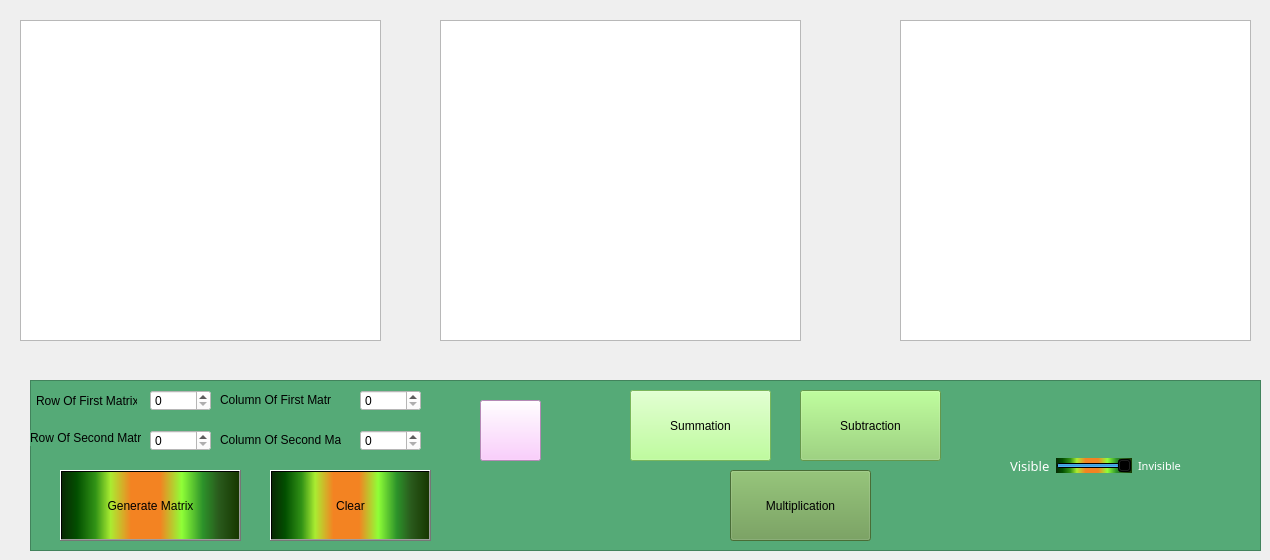
    <widget class="QWidget" name="page_6">
     <property name="styleSheet">
      <string notr="true">#page_6{
border-image: url(:/hw/icons/4884841.jpg);
}</string>
     </property>
     <widget class="QTableWidget" name="tableWidget">
      <property name="geometry">
       <rect>
        <x>20</x>
        <y>20</y>
        <width>361</width>
        <height>321</height>
       </rect>
      </property>
     </widget>
     <widget class="QTableWidget" name="tableWidget_2">
      <property name="geometry">
       <rect>
        <x>440</x>
        <y>20</y>
        <width>361</width>
        <height>321</height>
       </rect>
      </property>
     </widget>
     <widget class="QFrame" name="frame_11">
      <property name="geometry">
       <rect>
        <x>30</x>
        <y>380</y>
        <width>1231</width>
        <height>171</height>
       </rect>
      </property>
      <property name="styleSheet">
       <string notr="true">background-color: rgb(85, 170, 119);</string>
      </property>
      <property name="frameShape">
       <enum>QFrame::StyledPanel</enum>
      </property>
      <property name="frameShadow">
       <enum>QFrame::Raised</enum>
      </property>
      <widget class="QSpinBox" name="spinBox_7">
       <property name="geometry">
        <rect>
         <x>120</x>
         <y>10</y>
         <width>61</width>
         <height>21</height>
        </rect>
       </property>
       <property name="styleSheet">
        <string notr="true">background-color: rgb(255, 255, 255);</string>
       </property>
      </widget>
      <widget class="QSpinBox" name="spinBox_8">
       <property name="geometry">
        <rect>
         <x>330</x>
         <y>10</y>
         <width>61</width>
         <height>21</height>
        </rect>
       </property>
       <property name="styleSheet">
        <string notr="true">background-color: rgb(255, 255, 255);</string>
       </property>
      </widget>
      <widget class="QSpinBox" name="spinBox_9">
       <property name="geometry">
        <rect>
         <x>120</x>
         <y>50</y>
         <width>61</width>
         <height>21</height>
        </rect>
       </property>
       <property name="styleSheet">
        <string notr="true">background-color: rgb(255, 255, 255);</string>
       </property>
      </widget>
      <widget class="QSpinBox" name="spinBox_10">
       <property name="geometry">
        <rect>
         <x>330</x>
         <y>50</y>
         <width>61</width>
         <height>21</height>
        </rect>
       </property>
       <property name="styleSheet">
        <string notr="true">background-color: rgb(255, 255, 255);</string>
       </property>
      </widget>
      <widget class="QPushButton" name="pushButton_12">
       <property name="geometry">
        <rect>
         <x>30</x>
         <y>90</y>
         <width>181</width>
         <height>71</height>
        </rect>
       </property>
       <property name="styleSheet">
        <string notr="true">background-color: qlineargradient(spread:pad, x1:0, y1:0, x2:1, y2:0, stop:0 rgba(9, 41, 4, 255), stop:0.085 rgba(2, 79, 0, 255), stop:0.19 rgba(50, 147, 22, 255), stop:0.275 rgba(170, 236, 49, 255), stop:0.39 rgba(243, 131, 34, 255), stop:0.555 rgba(243, 131, 34, 255), stop:0.676136 rgba(143, 255, 55, 255), stop:0.795455 rgba(44, 146, 42, 255), stop:0.885 rgba(42, 90, 28, 255), stop:1 rgba(22, 55, 0, 255));
font: 87 10pt &quot;Arial Black&quot;;</string>
       </property>
       <property name="text">
        <string>Generate Matrix</string>
       </property>
      </widget>
      <widget class="QLabel" name="label_43">
       <property name="geometry">
        <rect>
         <x>6</x>
         <y>10</y>
         <width>101</width>
         <height>21</height>
        </rect>
       </property>
       <property name="text">
        <string>Row Of First Matrix</string>
       </property>
      </widget>
      <widget class="QLabel" name="label_44">
       <property name="geometry">
        <rect>
         <x>0</x>
         <y>50</y>
         <width>111</width>
         <height>16</height>
        </rect>
       </property>
       <property name="text">
        <string>Row Of Second Matrix:</string>
       </property>
      </widget>
      <widget class="QLabel" name="label_45">
       <property name="geometry">
        <rect>
         <x>190</x>
         <y>10</y>
         <width>111</width>
         <height>20</height>
        </rect>
       </property>
       <property name="text">
        <string>Column Of First Matrix:</string>
       </property>
      </widget>
      <widget class="QLabel" name="label_46">
       <property name="geometry">
        <rect>
         <x>190</x>
         <y>50</y>
         <width>121</width>
         <height>20</height>
        </rect>
       </property>
       <property name="text">
        <string>Column Of Second Matrix:</string>
       </property>
      </widget>
      <widget class="QPushButton" name="pushButton_13">
       <property name="geometry">
        <rect>
         <x>600</x>
         <y>10</y>
         <width>141</width>
         <height>71</height>
        </rect>
       </property>
       <property name="styleSheet">
        <string notr="true">background-color: rgb(170, 255, 127);
font: 87 10pt &quot;Arial Black&quot;;</string>
       </property>
       <property name="text">
        <string>Summation</string>
       </property>
      </widget>
      <widget class="QPushButton" name="pushButton_15">
       <property name="geometry">
        <rect>
         <x>700</x>
         <y>90</y>
         <width>141</width>
         <height>71</height>
        </rect>
       </property>
       <property name="styleSheet">
        <string notr="true">background-color: rgb(102, 152, 75);
font: 87 10pt &quot;Arial Black&quot;;</string>
       </property>
       <property name="text">
        <string>Multiplication</string>
       </property>
      </widget>
      <widget class="QPushButton" name="pushButton_14">
       <property name="geometry">
        <rect>
         <x>770</x>
         <y>10</y>
         <width>141</width>
         <height>71</height>
        </rect>
       </property>
       <property name="styleSheet">
        <string notr="true">background-color: rgb(142, 211, 105);
font: 87 10pt &quot;Arial Black&quot;;</string>
       </property>
       <property name="text">
        <string>Subtraction</string>
       </property>
      </widget>
      <widget class="QWidget" name="horizontalLayoutWidget_5">
       <property name="geometry">
        <rect>
         <x>980</x>
         <y>40</y>
         <width>171</width>
         <height>91</height>
        </rect>
       </property>
       <layout class="QHBoxLayout" name="horizontalLayout_5">
        <item>
         <widget class="QLabel" name="label_47">
          <property name="font">
           <font>
            <family>Arial Black</family>
            <pointsize>10</pointsize>
            <weight>10</weight>
            <italic>false</italic>
            <bold>false</bold>
           </font>
          </property>
          <property name="styleSheet">
           <string notr="true">color: rgb(255, 255, 255);
font: 87 10pt &quot;Arial Black&quot;;</string>
          </property>
          <property name="text">
           <string>Visible</string>
          </property>
         </widget>
        </item>
        <item>
         <widget class="QSlider" name="horizontalSlider_5">
          <property name="styleSheet">
           <string notr="true">background-color: qlineargradient(spread:pad, x1:0, y1:0, x2:1, y2:0, stop:0 rgba(9, 41, 4, 255), stop:0.085 rgba(2, 79, 0, 255), stop:0.19 rgba(50, 147, 22, 255), stop:0.275 rgba(170, 236, 49, 255), stop:0.39 rgba(243, 131, 34, 255), stop:0.555 rgba(243, 131, 34, 255), stop:0.676136 rgba(143, 255, 55, 255), stop:0.795455 rgba(44, 146, 42, 255), stop:0.885 rgba(42, 90, 28, 255), stop:1 rgba(22, 55, 0, 255));</string>
          </property>
          <property name="maximum">
           <number>1</number>
          </property>
          <property name="value">
           <number>1</number>
          </property>
          <property name="orientation">
           <enum>Qt::Horizontal</enum>
          </property>
          <property name="invertedAppearance">
           <bool>false</bool>
          </property>
         </widget>
        </item>
        <item>
         <widget class="QLabel" name="label_48">
          <property name="font">
           <font>
            <family>Arial Black</family>
            <pointsize>8</pointsize>
            <weight>10</weight>
            <italic>false</italic>
            <bold>false</bold>
           </font>
          </property>
          <property name="styleSheet">
           <string notr="true">color: rgb(255, 255, 255);
font: 87 8pt &quot;Arial Black&quot;;</string>
          </property>
          <property name="text">
           <string>Invisible</string>
          </property>
         </widget>
        </item>
       </layout>
      </widget>
      <widget class="QPushButton" name="pushButton_46">
       <property name="geometry">
        <rect>
         <x>240</x>
         <y>90</y>
         <width>161</width>
         <height>71</height>
        </rect>
       </property>
       <property name="styleSheet">
        <string notr="true">background-color: qlineargradient(spread:pad, x1:0, y1:0, x2:1, y2:0, stop:0 rgba(9, 41, 4, 255), stop:0.085 rgba(2, 79, 0, 255), stop:0.19 rgba(50, 147, 22, 255), stop:0.275 rgba(170, 236, 49, 255), stop:0.39 rgba(243, 131, 34, 255), stop:0.555 rgba(243, 131, 34, 255), stop:0.676136 rgba(143, 255, 55, 255), stop:0.795455 rgba(44, 146, 42, 255), stop:0.885 rgba(42, 90, 28, 255), stop:1 rgba(22, 55, 0, 255));
font: 87 10pt &quot;Arial Black&quot;;</string>
       </property>
       <property name="text">
        <string>Clear</string>
       </property>
      </widget>
      <widget class="QPushButton" name="pushButton_45">
       <property name="geometry">
        <rect>
         <x>450</x>
         <y>20</y>
         <width>61</width>
         <height>61</height>
        </rect>
       </property>
       <property name="styleSheet">
        <string notr="true">background-color: rgb(253, 192, 255);</string>
       </property>
       <property name="text">
        <string/>
       </property>
       <property name="icon">
        <iconset resource="icons.qrc">
         <normaloff>:/hw/icons/images (2).png</normaloff>:/hw/icons/images (2).png</iconset>
       </property>
       <property name="iconSize">
        <size>
         <width>80</width>
         <height>64</height>
        </size>
       </property>
      </widget>
     </widget>
     <widget class="QTableWidget" name="tableWidget_3">
      <property name="geometry">
       <rect>
        <x>900</x>
        <y>20</y>
        <width>351</width>
        <height>321</height>
       </rect>
      </property>
     </widget>
     <widget class="QLabel" name="label_42">
      <property name="geometry">
       <rect>
        <x>20</x>
        <y>10</y>
        <width>811</width>
        <height>331</height>
       </rect>
      </property>
      <property name="text">
       <string/>
      </property>
     </widget>
    </widget>
